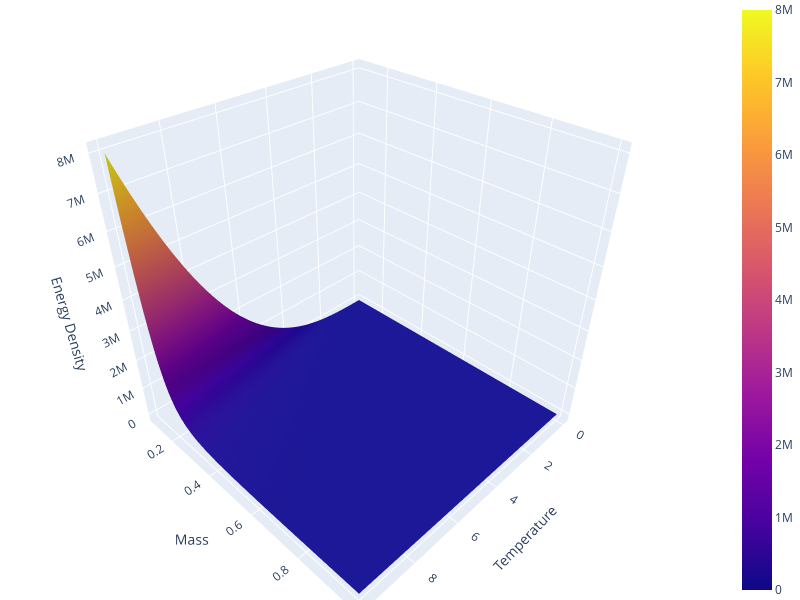

Source (notebook cell):
### Markdown cell above
## Entropy Density

$$
s(T, m) = K_3\left(\frac{m}{T}\right)
$$

### Code cell
# P(T) = T^2 K_2(m/T)

temp_range = (0.01, 10)
mass_range = (0.1, 1)

T = np.linspace(temp_range[0], temp_range[1], resolution)
m = np.linspace(mass_range[0], mass_range[1], resolution)

def entropy_density(T, m=1):
    return sp.special.kn(3, m/T)

T_grid, m_grid = np.meshgrid(T, m)
s = entropy_density(T_grid, m_grid)

fig = go.Figure(data=[go.Surface(x=T, y=m, z=s)])

# label x, y and z axes
fig.update_layout(
    scene = dict(
        xaxis_title='Temperature',
        yaxis_title='Mass',
        zaxis_title='Energy Density'
    ),
    margin=dict(l=0, r=0, b=0, t=0)
)

fig.update_layout(autosize=False, width=800, height=600)
